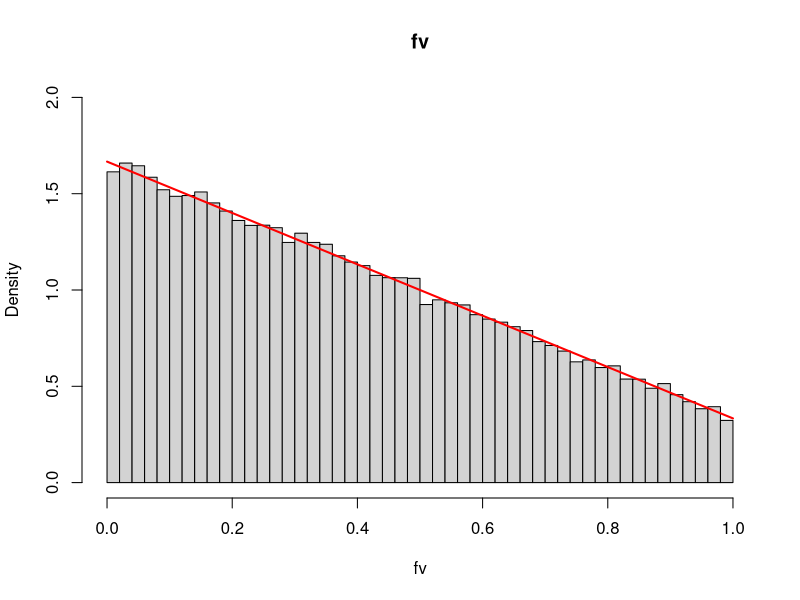
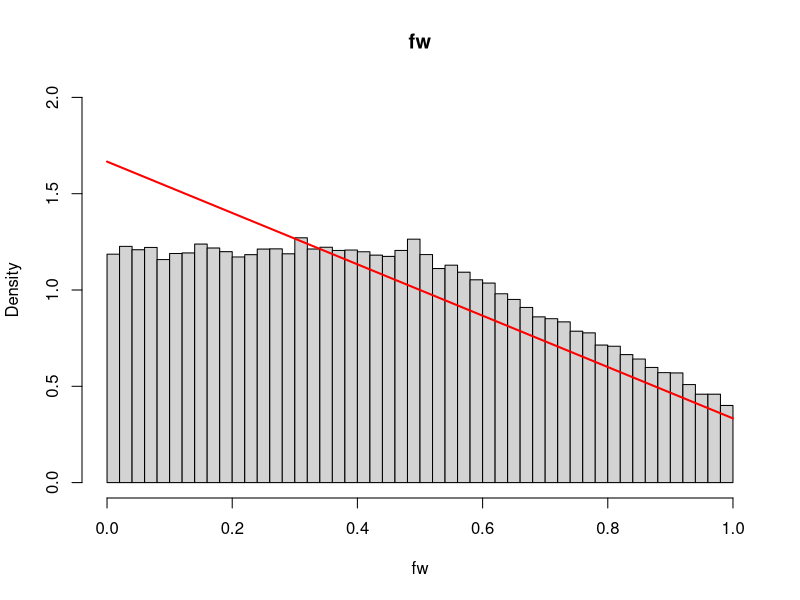
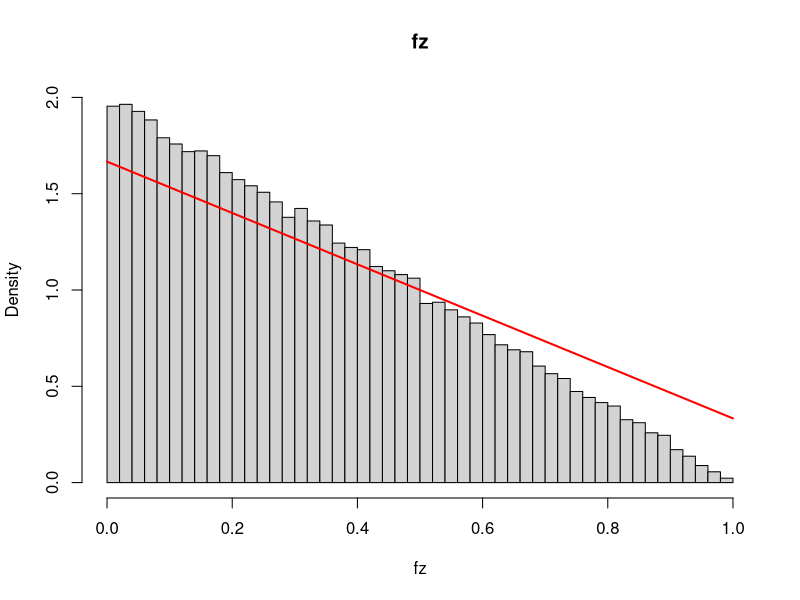
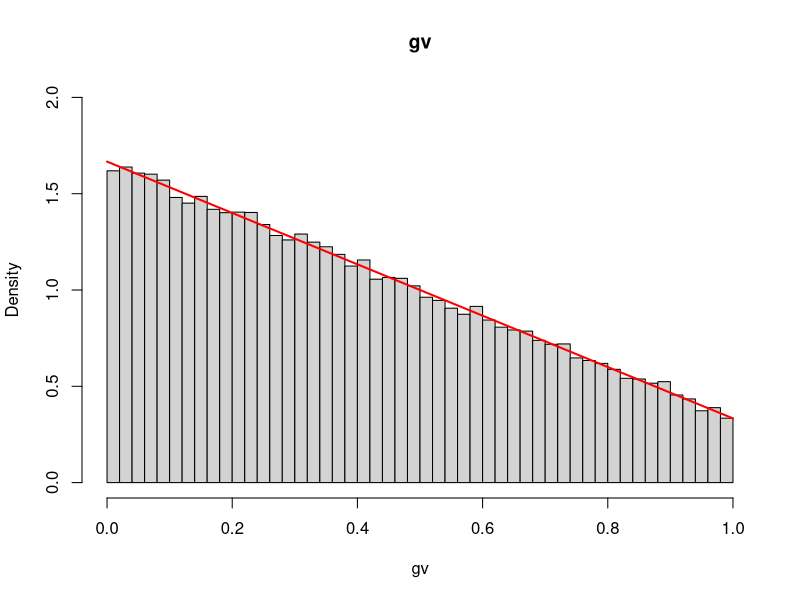
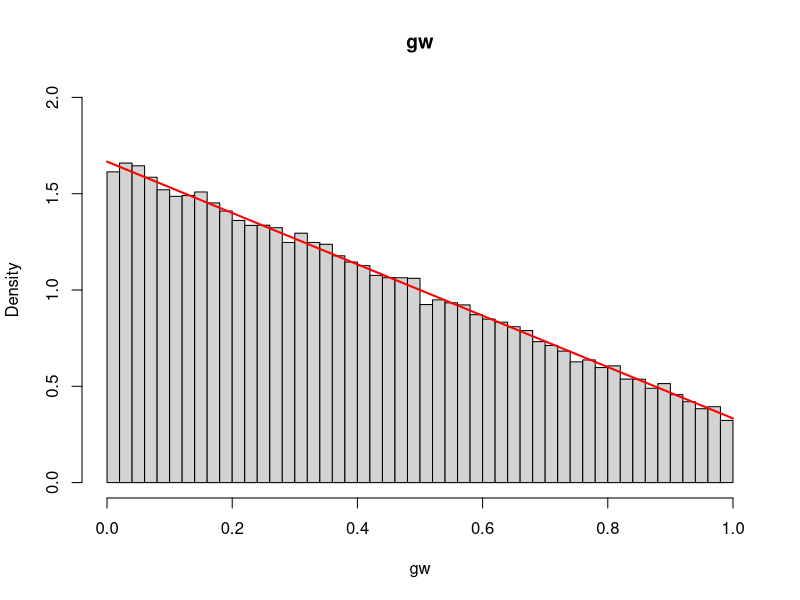
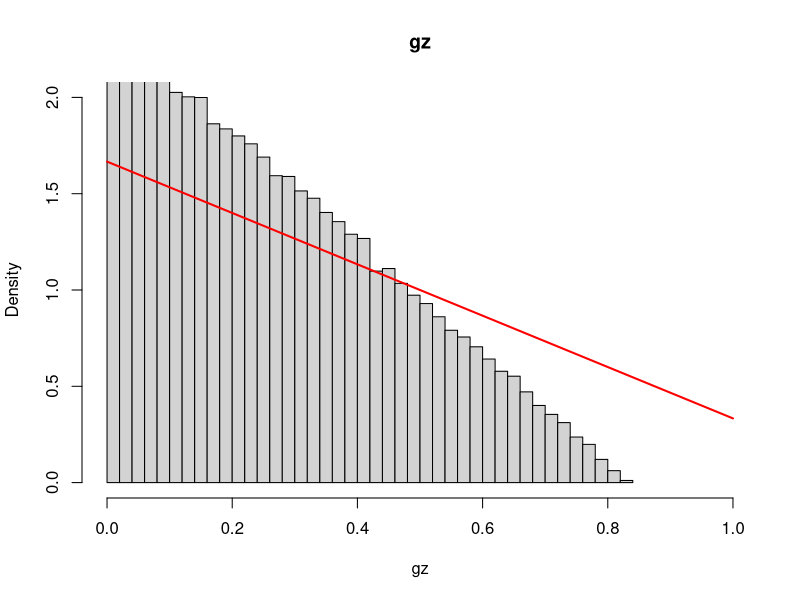
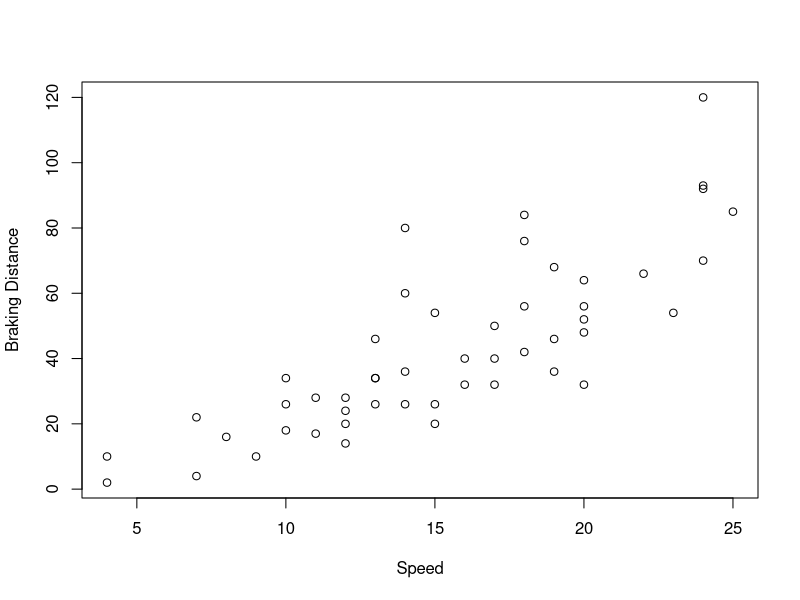
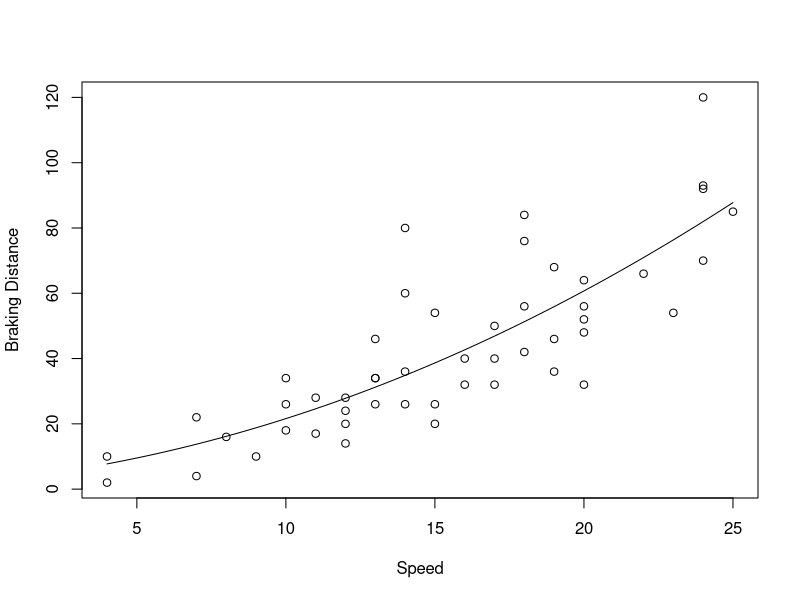

Source code (R) for these figures, in order:
## ---- chunk 1
personal_number <- 180
## ---- chunk 2
f <- function(x) {
  (5/3) * (1 - 0.8 * x)
}
# (density without knowing c)
g <- function(x) {
  (1 - 0.8 * x)
}
N <- 100000

set.seed(personal_number)

# f(x) with v_i
fv <- numeric(N)
i <- 1
while (i <= N) {
  u_i <- runif(1, 0, 1)
  v_i <- runif(1, 0, 5/3)
  if (f(u_i) >= v_i) {
    fv[i] <- u_i
    i <- i + 1
  }
}

set.seed(personal_number)

# f(x) with w_i
fw <- numeric(N)
i <- 1
while (i <= N) {
  u_i <- runif(1, 0, 1)
  w_i <- runif(1, 0, 1)
  if (f(u_i) >= w_i) {
    fw[i] <- u_i
    i <- i + 1
  }
}

set.seed(personal_number)

# f(x) with z_i
fz <- numeric(N)
i <- 1
while (i <= N) {
  u_i <- runif(1, 0, 1)
  z_i <- runif(1, 1/3, 5/3)
  if (f(u_i) >= z_i) {
    fz[i] <- u_i
    i <- i + 1
  }
}

set.seed(personal_number)

# g(x) with v_i
gv <- numeric(N)
i <- 1
while (i <= N) {
  u_i <- runif(1, 0, 1)
  v_i <- runif(1, 0, 5/3)
  if (g(u_i) >= v_i) {
    gv[i] <- u_i
    i <- i + 1
  }
}

set.seed(personal_number)

# g(x) with w_i
gw <- numeric(N)
i <- 1
while (i <= N) {
  u_i <- runif(1, 0, 1)
  w_i <- runif(1, 0, 1)
  if (g(u_i) >= w_i) {
    gw[i] <- u_i
    i <- i + 1
  }
}

set.seed(personal_number)

# g(x) with w_i
gz <- numeric(N)
i <- 1
while (i <= N) {
  u_i <- runif(1, 0, 1)
  z_i <- runif(1, 1/3, 5/3)
  if (g(u_i) >= z_i) {
    gz[i] <- u_i
    i <- i + 1
  }
}

x_vals <- seq(0, 1, length.out = 1000)
f_density <- f(x_vals)
g_density <- g(x_vals)

hist(fv, breaks = 50, probability = TRUE, main = "fv", ylim = c(0, 2), xlim = c(0, 1))
lines(x_vals, f_density, col = "red", lwd = 2)

hist(fw, breaks = 50, probability = TRUE, main = "fw", ylim = c(0, 2), xlim = c(0, 1))
lines(x_vals, f_density, col = "red", lwd = 2)

hist(fz, breaks = 50, probability = TRUE, main = "fz", ylim = c(0, 2), xlim = c(0, 1))
lines(x_vals, f_density, col = "red", lwd = 2)

hist(gv, breaks = 50, probability = TRUE, main = "gv", ylim = c(0, 2), xlim = c(0, 1))
lines(x_vals, f_density, col = "red", lwd = 2)

hist(gw, breaks = 50, probability = TRUE, main = "gw", ylim = c(0, 2), xlim = c(0, 1))
lines(x_vals, f_density, col = "red", lwd = 2)

hist(gz, breaks = 50, probability = TRUE, main = "gz", ylim = c(0, 2), xlim = c(0, 1))
lines(x_vals, f_density, col = "red", lwd = 2)
## ---- chunk 3
set.seed(personal_number)

grad_kappa <- function(kappa, y) {
  n <- length(y)
  lambda <- (sum(y^kappa) / n)^(1/kappa)

  grad <- sum(-1/lambda - (kappa - 1)/lambda + (kappa * y^kappa) / lambda^(kappa - 1))
  
  return(grad)
}

estimate_kappa <- function(y, alpha = 0.001, tol = 1e-6, max_iter = 1000) {
  kappa <- 1
  for (i in 1:max_iter) {
    grad <- grad_kappa(kappa, y)
    kappa_new <- kappa - alpha * grad
    
    if (abs(kappa_new - kappa) < tol) {
      break
    }
    kappa <- kappa_new
  }
  return(kappa)
}
## ---- chunk 4
set.seed(personal_number)
y <- rweibull(100, shape = 2, scale = 3)
kappa_hat <- estimate_kappa(y)
kappa_hat

set.seed(personal_number)
y <- rweibull(1000, shape = 2, scale = 3)
kappa_hat <- estimate_kappa(y)
kappa_hat
## ---- chunk 5
cars_data <- cars
plot(cars_data$speed, cars_data$dist, xlab = "Speed", ylab = "Braking Distance")
## ---- chunk 6
plot(cars_data$speed, cars_data$dist, xlab = "Speed", ylab = "Braking Distance")
X <- cbind(1, cars_data$speed, cars_data$speed^2) 
Y <- cars_data$dist

coeffs <- solve(t(X) %*% X, t(X) %*% Y)
a <- coeffs[1]
b <- coeffs[2]
c <- coeffs[3]

speed_seq <- seq(min(cars_data$speed), max(cars_data$speed), length.out = 100)
dist_fit <- a + b * speed_seq + c * speed_seq^2
lines(speed_seq, dist_fit)
## ---- chunk 7
quantile_regression <- function(x, y, p, tol = 1e-6, max_iter = 100) {
  n <- length(y)
  X <- cbind(1, x, x^2)
  beta <- solve(t(X) %*% X, t(X) %*% y)
  
  for (iter in 1:max_iter) {
    residuals <- y - X %*% beta
    weights <- p * (residuals > 0) + (1 - p) * (residuals < 0)
    W <- diag(as.vector(weights))
    new_beta <- solve(t(X) %*% W %*% X, t(X) %*% W %*% y)
    
    if (sum(abs(new_beta - beta)) < tol) break
    beta <- new_beta
  }
  return(beta)
}
## ---- chunk 8
quantiles <- c(0.1, 0.25, 0.5, 0.75, 0.9)
plot(cars_data$speed, cars_data$dist, xlab = "Speed", ylab = "Braking Distance")
for (i in 1:length(quantiles)) {
  beta_q <- quantile_regression(cars_data$speed, cars_data$dist, quantiles[i])
  dist_q_fit <- beta_q[1] + beta_q[2] * speed_seq + beta_q[3] * speed_seq^2
  lines(speed_seq, dist_q_fit)
}
